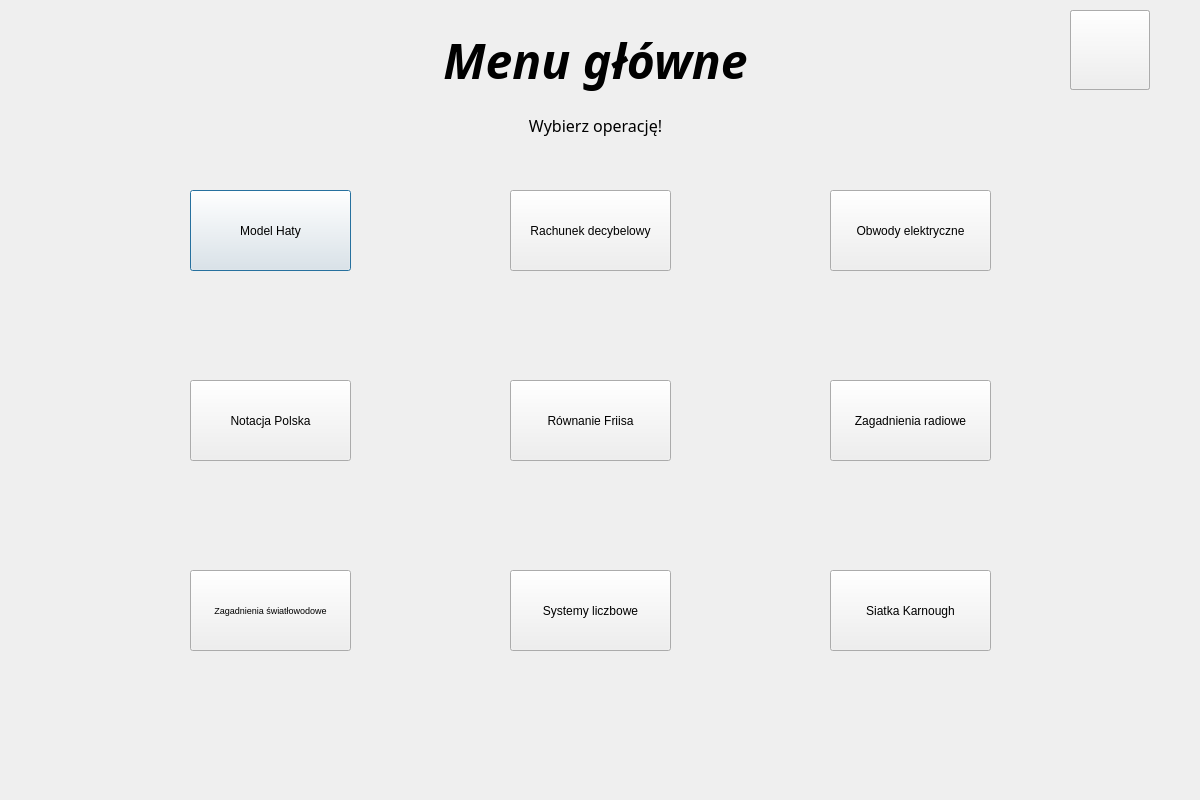
<?xml version="1.0" encoding="UTF-8"?>
<ui version="4.0">
 <class>Dialog</class>
 <widget class="QDialog" name="Dialog">
  <property name="geometry">
   <rect>
    <x>0</x>
    <y>0</y>
    <width>1200</width>
    <height>800</height>
   </rect>
  </property>
  <property name="windowTitle">
   <string>Dialog</string>
  </property>
  <widget class="QWidget" name="MainMenuWidget" native="true">
   <property name="geometry">
    <rect>
     <x>0</x>
     <y>0</y>
     <width>1200</width>
     <height>800</height>
    </rect>
   </property>
   <property name="styleSheet">
    <string notr="true">QWidget#MainMenuWidget{
background-color:qlineargradient(spread:pad, x1:0, y1:0, x2:1, y2:1, stop:0 rgba(179, 204, 117, 255), stop:1 rgba(255, 255, 255, 255))};</string>
   </property>
   <widget class="QLabel" name="menuGlowneTekst">
    <property name="geometry">
     <rect>
      <x>370</x>
      <y>20</y>
      <width>451</width>
      <height>81</height>
     </rect>
    </property>
    <property name="font">
     <font>
      <family>Candara</family>
      <pointsize>14</pointsize>
      <italic>true</italic>
     </font>
    </property>
    <property name="text">
     <string>&lt;html&gt;&lt;head/&gt;&lt;body&gt;&lt;p align=&quot;center&quot;&gt;&lt;span style=&quot; font-size:36pt; font-weight:700;&quot;&gt;Menu główne&lt;/span&gt;&lt;/p&gt;&lt;/body&gt;&lt;/html&gt;</string>
    </property>
   </widget>
   <widget class="QLabel" name="wyborOperacjiTekst">
    <property name="geometry">
     <rect>
      <x>470</x>
      <y>110</y>
      <width>251</width>
      <height>31</height>
     </rect>
    </property>
    <property name="font">
     <font>
      <family>Segoe UI Light</family>
     </font>
    </property>
    <property name="text">
     <string>&lt;html&gt;&lt;head/&gt;&lt;body&gt;&lt;p align=&quot;center&quot;&gt;&lt;span style=&quot; font-size:12pt;&quot;&gt;Wybierz operację!&lt;/span&gt;&lt;/p&gt;&lt;/body&gt;&lt;/html&gt;</string>
    </property>
   </widget>
   <widget class="QPushButton" name="modelHaty_przycisk">
    <property name="geometry">
     <rect>
      <x>190</x>
      <y>190</y>
      <width>161</width>
      <height>81</height>
     </rect>
    </property>
    <property name="text">
     <string>Model Haty</string>
    </property>
   </widget>
   <widget class="QPushButton" name="rachunek_db_przycisk">
    <property name="geometry">
     <rect>
      <x>510</x>
      <y>190</y>
      <width>161</width>
      <height>81</height>
     </rect>
    </property>
    <property name="text">
     <string>Rachunek decybelowy</string>
    </property>
   </widget>
   <widget class="QPushButton" name="obwodyElektryczne_przycisk">
    <property name="geometry">
     <rect>
      <x>830</x>
      <y>190</y>
      <width>161</width>
      <height>81</height>
     </rect>
    </property>
    <property name="text">
     <string>Obwody elektryczne</string>
    </property>
   </widget>
   <widget class="QPushButton" name="operacja4_ONP">
    <property name="geometry">
     <rect>
      <x>190</x>
      <y>380</y>
      <width>161</width>
      <height>81</height>
     </rect>
    </property>
    <property name="text">
     <string>Notacja Polska</string>
    </property>
   </widget>
   <widget class="QPushButton" name="rownanie_friisa_przycisk">
    <property name="geometry">
     <rect>
      <x>510</x>
      <y>380</y>
      <width>161</width>
      <height>81</height>
     </rect>
    </property>
    <property name="text">
     <string>Równanie Friisa</string>
    </property>
   </widget>
   <widget class="QPushButton" name="radio_przycisk">
    <property name="geometry">
     <rect>
      <x>830</x>
      <y>380</y>
      <width>161</width>
      <height>81</height>
     </rect>
    </property>
    <property name="text">
     <string>Zagadnienia radiowe</string>
    </property>
   </widget>
   <widget class="QPushButton" name="fiber_przycisk">
    <property name="geometry">
     <rect>
      <x>190</x>
      <y>570</y>
      <width>161</width>
      <height>81</height>
     </rect>
    </property>
    <property name="font">
     <font>
      <pointsize>7</pointsize>
     </font>
    </property>
    <property name="text">
     <string>Zagadnienia światłowodowe</string>
    </property>
   </widget>
   <widget class="QPushButton" name="binary_button">
    <property name="geometry">
     <rect>
      <x>510</x>
      <y>570</y>
      <width>161</width>
      <height>81</height>
     </rect>
    </property>
    <property name="text">
     <string>Systemy liczbowe</string>
    </property>
   </widget>
   <widget class="QPushButton" name="mccluskey_przycisk">
    <property name="geometry">
     <rect>
      <x>830</x>
      <y>570</y>
      <width>161</width>
      <height>81</height>
     </rect>
    </property>
    <property name="text">
     <string>Siatka Karnough</string>
    </property>
   </widget>
   <widget class="QPushButton" name="profil_menu">
    <property name="geometry">
     <rect>
      <x>1070</x>
      <y>10</y>
      <width>80</width>
      <height>80</height>
     </rect>
    </property>
    <property name="text">
     <string/>
    </property>
    <property name="iconSize">
     <size>
      <width>90</width>
      <height>90</height>
     </size>
    </property>
   </widget>
   <widget class="QPushButton" name="profil_menu">
    <property name="geometry">
     <rect>
      <x>1070</x>
      <y>10</y>
      <width>80</width>
      <height>80</height>
     </rect>
    </property>
    <property name="text">
     <string/>
    </property>
    <property name="iconSize">
     <size>
      <width>90</width>
      <height>90</height>
     </size>
    </property>
   </widget>
  </widget>
 </widget>
 <resources/>
 <connections/>
</ui>
